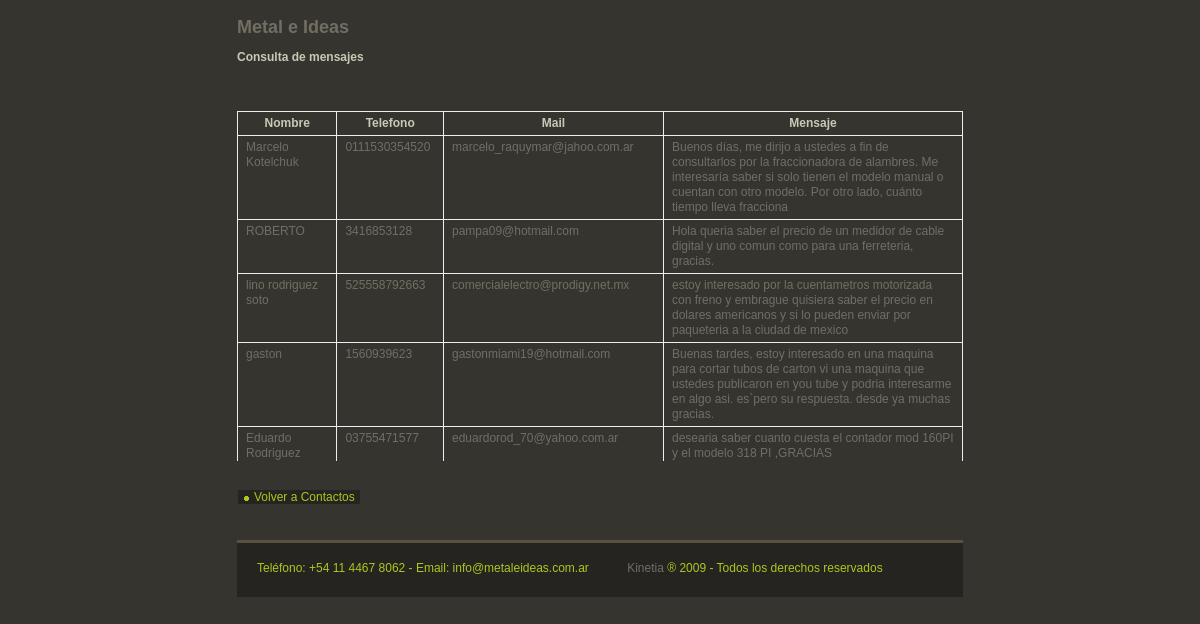
/contacto_consulta.php, run on the app's committed database.
### tables this page shows
CREATE TABLE `contactos` (
	`contactos_id` INT NOT NULL AUTO_INCREMENT ,
	`nombre` varchar(40) NOT NULL default '',
	`telefono` varchar(20) NOT NULL default '',
	`mail` varchar(50) NOT NULL default '',
	`mensaje` varchar(255) NOT NULL default '',
	`fecha_hora` timestamp NOT NULL default CURRENT_TIMESTAMP on update CURRENT_TIMESTAMP,
	PRIMARY KEY ( `contactos_id` )	
);

### contacto_consulta.php (the view, shortened to what this page needs)
<html>
<head>
	<link href="css/style.css" type="text/css" rel="stylesheet">
</head>
<body>
        <table style="height:100%">
            <tr>
                <td >
                    <table class="style" align="center">
                        <tr>
                            <td ><table>
                                    <tr>
                                        <td style="width:20px" ></td>
                                        <td ><table style="width:726px" >
                                                <tr>
                                                    <td style="height:20px"></td>
                                                </tr>
                                                <tr>
                                                    <td style="height:20px" class="list4"><h2>Metal e Ideas</h2> <strong>Consulta de mensajes</strong></td>
                                                </tr>
                                                <tr>
                                                    <td ><table>
                                                            <tr>
                                                                <td>
                                                                	<img src="images/title6_3.gif" alt="" style="margin:6px 0 0 16px"><br>
                                                                	<div style="overflow-y: scroll;height:350px" >
																		<table border="1" id="grilla" >
																			<tr align="center">
																				<td width="15%"><strong>Nombre</strong></td>
																				<td width="15%"><strong>Telefono</strong></td>
																				<td width="30%"><strong>Mail</strong></td>
																				<td width="40%"><strong>Mensaje</strong></td>
																			</tr>
																			<?php
																			   $result = mysql_query ("SELECT * FROM `contactos` ORDER BY `fecha_hora` DESC");
																			   while ($row = mysql_fetch_array ($result))
																			   {
																			      echo '<TR>';
																			      echo '<TD>' . utf8_encode($row['nombre']) . '</TD>';
																			      echo '<TD>' . $row['telefono'] . '</TD>';
																			      echo '<TD>' . $row['mail'] . '</TD>';
																			      echo '<TD>' . utf8_encode($row['mensaje']) . '</TD>';
																			      echo '</TR>';
																			    }
																			?>
																		</table>
																	</div>
                                                                </td>
                                                            </tr>
                                                    	</table>
                                                    </td>
                                                </tr>
                                                <tr>
                                                    <td style="height:29px"></td>
                                                </tr>
                                                <tr>
                                                    <td style="height:50px">
                                                    	<a href="contacto.php" class="link2">Volver&nbsp;a&nbsp;Contactos</a>
                                                    </td>
                                                </tr>
                                                <tr>
                                                    <td class="footer">
                                                        <?
                                                        include 'footer.php';
                                                        ?>
                                                    </td>
                                                </tr>
                                        </table></td>
                                        <td style="width:20px" ></td>
                                    </tr>
                            	</table>
                            </td>
                        </tr>
                    </table>
                </td>
            </tr>
        </table>
	</body>
</html>

### footer.php
<span align="left" style="margin:0 35px 0 0">Tel&eacute;fono: +54 11 4467 8062 - Email: info@metaleideas.com.ar</span>
<span align="right"><a target="_blank" href="http://www.kinetia.com.ar/">Kinetia</a> &reg; 2009 - Todos los derechos reservados</span>

### css/style.css (style rules this page uses)
table { border:0px; border-collapse:collapse ; width:100% }
td { vertical-align:top; padding:0px; }
td, table, select, input, textarea { font-family:arial; font-size:12px; vertical-align:top; line-height:15px; color:#726E64 }
body { margin:0px; padding:0px; background:#36342F }
.link2 { background:url(../images/marker.gif) no-repeat 6px 6px #262421; padding-right:5px; padding-left:16px; width:62px; height:16px; color:#AFC61D; text-decoration:none; margin-left:1px; font-weight:100 }
span { color:#AFC61D }
span a { text-decoration:none; color:#AFC61D }
strong { color:#C9C9B5 }
.style { height:100%; width:766px }
.footer { background:url(../images/bg_footer.gif) repeat-x; height:57px; padding-left:20px; vertical-align:middle }
.footer a { text-decoration:none; color:#726E64 }
#grilla tr td { padding:4 8 4 8 }

### data on the page
contactos: nombre "Marcelo Kotelchuk", telefono "0111530354520", mail "marcelo_raquymar@jahoo.com.ar", mensaje "Buenos días, me dirijo a ustedes a fin de consultarlos por la fraccionadora de alambres. Me interesaría saber si solo tienen el modelo manual o cuentan con otro modelo. Por otro lado, cuánto tiempo lleva fracciona"
contactos: nombre "ROBERTO", telefono "3416853128", mail "pampa09@hotmail.com", mensaje "Hola queria saber el precio de un medidor de cable digital y uno comun como para una ferreteria, gracias."
contactos: nombre "lino rodriguez soto", telefono "525558792663", mail "comercialelectro@prodigy.net.mx", mensaje "estoy interesado por la cuentametros motorizada con freno y embrague quisiera saber el precio en dolares americanos y si lo pueden enviar por paqueteria a la ciudad de mexico"
contactos: nombre "gaston", telefono "1560939623", mail "gastonmiami19@hotmail.com", mensaje "Buenas tardes, estoy interesado en una maquina para cortar tubos de carton vi una maquina que ustedes publicaron en you tube y podria interesarme en algo asi. es`pero su respuesta. desde ya muchas gracias."
contactos: nombre "Eduardo Rodriguez", telefono "03755471577", mail "eduardorod_70@yahoo.com.ar", mensaje "desearia saber cuanto cuesta el contador mod 160PI y el modelo 318 PI ,GRACIAS"
